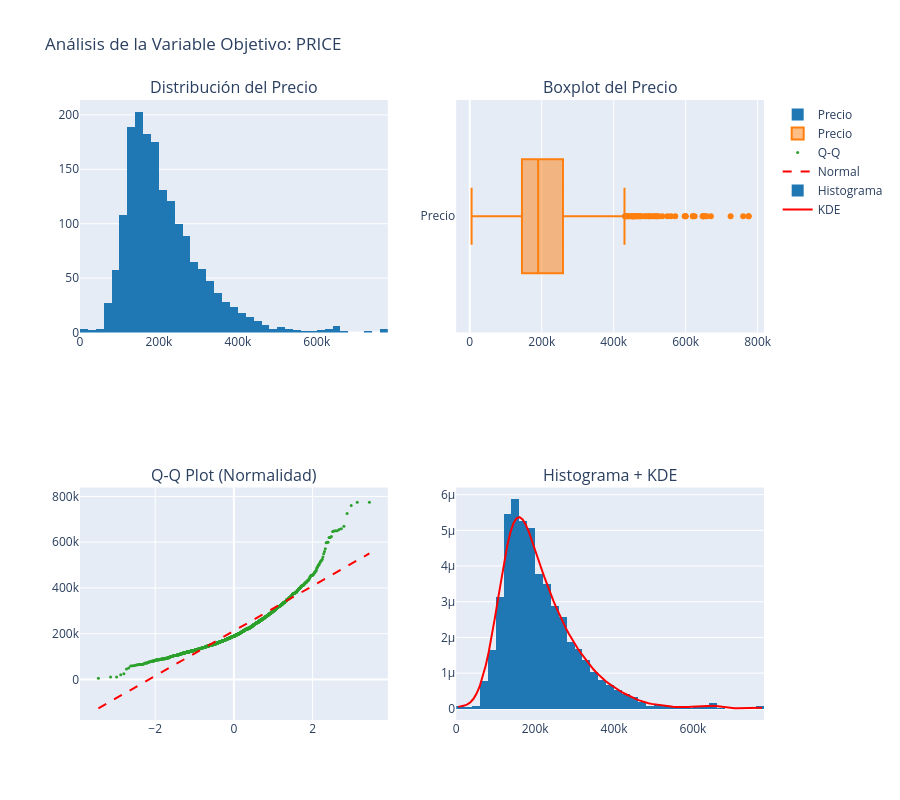

Notebook code cell kept with this figure:
### Markdown cell above
## 6. Análisis de la Variable Objetivo: PRICE

### Code cell
# Análisis detallado de la variable objetivo
target_col = 'price'

fig = make_subplots(
    rows=2, cols=2,
    subplot_titles=(
        'Distribución del Precio',
        'Boxplot del Precio',
        'Q-Q Plot (Normalidad)',
        'Histograma + KDE'
    )
)

# Histograma
fig.add_trace(
    go.Histogram(x=df[target_col], nbinsx=50, name='Precio', marker_color='#1f77b4'),
    row=1, col=1
)

# Boxplot
fig.add_trace(
    go.Box(x=df[target_col], name='Precio', marker_color='#ff7f0e'),
    row=1, col=2
)

# Q-Q Plot
from scipy import stats
theoretical_quantiles = stats.norm.ppf((np.arange(len(df)) + 0.5) / len(df))
sample_quantiles = np.sort(df[target_col].values)

fig.add_trace(
    go.Scatter(x=theoretical_quantiles, y=sample_quantiles, mode='markers',
               marker=dict(size=3, color='#2ca02c'), name='Q-Q'),
    row=2, col=1
)
fig.add_trace(
    go.Scatter(x=theoretical_quantiles, y=theoretical_quantiles * sample_quantiles.std() + sample_quantiles.mean(),
               mode='lines', name='Normal', line=dict(color='red', dash='dash')),
    row=2, col=1
)

# KDE
hist_data = go.Histogram(x=df[target_col], nbinsx=50, name='Histograma', 
                         histnorm='probability density', marker_color='#1f77b4')
kde_x = np.linspace(df[target_col].min(), df[target_col].max(), 100)
kde = stats.gaussian_kde(df[target_col])
kde_y = kde(kde_x)

fig.add_trace(hist_data, row=2, col=2)
fig.add_trace(
    go.Scatter(x=kde_x, y=kde_y, mode='lines', name='KDE', line=dict(color='red', width=2)),
    row=2, col=2
)

fig.update_layout(height=800, showlegend=True, title_text="Análisis de la Variable Objetivo: PRICE")
fig.show()

# Estadísticas adicionales
print("\n" + "=" * 80)
print("📊 ESTADÍSTICAS DETALLADAS DEL PRECIO")
print("=" * 80)

price_stats = {
    'Media': df[target_col].mean(),
    'Mediana': df[target_col].median(),
    'Moda': df[target_col].mode().values[0] if not df[target_col].mode().empty else np.nan,
    'Desviación Estándar': df[target_col].std(),
    'Varianza': df[target_col].var(),
    'Mínimo': df[target_col].min(),
    'Máximo': df[target_col].max(),
    'Rango': df[target_col].max() - df[target_col].min(),
    'Q1 (25%)': df[target_col].quantile(0.25),
    'Q3 (75%)': df[target_col].quantile(0.75),
    'IQR': df[target_col].quantile(0.75) - df[target_col].quantile(0.25),
    'Skewness': df[target_col].skew(),
    'Kurtosis': df[target_col].kurtosis(),
    'Coef. Variación (%)': (df[target_col].std() / df[target_col].mean() * 100)
}

for key, value in price_stats.items():
    if key in ['Media', 'Mediana', 'Moda', 'Desviación Estándar', 'Varianza', 
               'Mínimo', 'Máximo', 'Rango', 'Q1 (25%)', 'Q3 (75%)', 'IQR']:
        print(f"{key:25s}: ${value:>15,.2f}")
    else:
        print(f"{key:25s}: {value:>18.4f}")

# Test de normalidad
from scipy.stats import shapiro, normaltest
print("\n" + "-" * 40)
print("🔬 TEST DE NORMALIDAD")
print("-" * 40)

sample_for_test = df[target_col].sample(min(5000, len(df)), random_state=42)
stat, p_value = normaltest(sample_for_test)
print(f"D'Agostino-Pearson test: statistic={stat:.4f}, p-value={p_value:.4e}")
print(f"Interpretación: {'No normal' if p_value < 0.05 else 'Normal'} (p < 0.05)")

# Log transformation suggestion
log_price = np.log1p(df[target_col])
log_skew = skew(log_price)
print(f"\nSkewness después de log-transform: {log_skew:.4f}")
print(f"Recomendación: {'Considerar transformación logarítmica' if abs(log_skew) < abs(price_stats['Skewness']) else 'No es necesaria transformación'}")

### Figure 1 — Plotly figure (JSON) as saved in the notebook; plotly's stock layout.template omitted (floating-point values rounded to 4 significant figures; data arrays with more than 128 entries replaced by an {"elided": "..."} marker saying what was removed)
{"data": [{"marker": {"color": "#1f77b4"}, "name": "Precio", "nbinsx": 50, "type": "histogram", "x": {"elided": "1728 int values"}, "xaxis": "x", "yaxis": "y"}, {"marker": {"color": "#ff7f0e"}, "name": "Precio", "type": "box", "x": {"elided": "1728 int values"}, "xaxis": "x2", "yaxis": "y2"}, {"marker": {"color": "#2ca02c", "size": 3}, "mode": "markers", "name": "Q-Q", "type": "scatter", "x": {"elided": "1728 float values"}, "xaxis": "x3", "y": {"elided": "1728 int values"}, "yaxis": "y3"}, {"line": {"color": "red", "dash": "dash"}, "mode": "lines", "name": "Normal", "type": "scatter", "x": {"elided": "1728 float values"}, "xaxis": "x3", "y": {"elided": "1728 float values"}, "yaxis": "y3"}, {"histnorm": "probability density", "marker": {"color": "#1f77b4"}, "name": "Histograma", "nbinsx": 50, "type": "histogram", "x": {"elided": "1728 int values"}, "xaxis": "x4", "yaxis": "y4"}, {"line": {"color": "red", "width": 2}, "mode": "lines", "name": "KDE", "type": "scatter", "x": [5000.0, 12780.0, 20560.0, 28330.0, 36110.0, 43890.0, 51670.0, 59440.0, 67220.0, 75000.0, 82780.0, 90560.0, 98330.0, 106100.0, 113900.0, 121700.0, 129400.0, 137200.0, 145000.0, 152800.0, 160600.0, 168300.0, 176100.0, 183900.0, 191700.0, 199400.0, 207200.0, 215000.0, 222800.0, 230600.0, 238300.0, 246100.0, 253900.0, 261700.0, 269400.0, 277200.0, 285000.0, 292800.0, 300600.0, 308300.0, 316100.0, 323900.0, 331700.0, 339400.0, 347200.0, 355000.0, 362800.0, 370600.0, 378300.0, 386100.0, 393900.0, 401700.0, 409400.0, 417200.0, 425000.0, 432800.0, 440600.0, 448300.0, 456100.0, 463900.0, 471700.0, 479400.0, 487200.0, 495000.0, 502800.0, 510600.0, 518300.0, 526100.0, 533900.0, 541700.0, 549400.0, 557200.0, 565000.0, 572800.0, 580600.0, 588300.0, 596100.0, 603900.0, 611700.0, 619400.0, 627200.0, 635000.0, 642800.0, 650600.0, 658300.0, 666100.0, 673900.0, 681700.0, 689400.0, 697200.0, 705000.0, 712800.0, 720600.0, 728300.0, 736100.0, 743900.0, 751700.0, 759400.0, 767200.0, 775000.0], "xaxis": "x4", "y": [5.515e-08, 7.04e-08, 9.162e-08, 1.265e-07, 1.859e-07, 2.822e-07, 4.268e-07, 6.287e-07, 8.933e-07, 1.222e-06, 1.614e-06, 2.063e-06, 2.561e-06, 3.089e-06, 3.623e-06, 4.131e-06, 4.579e-06, 4.94e-06, 5.194e-06, 5.335e-06, 5.368e-06, 5.304e-06, 5.161e-06, 4.961e-06, 4.724e-06, 4.469e-06, 4.212e-06, 3.958e-06, 3.711e-06, 3.473e-06, 3.245e-06, 3.03e-06, 2.827e-06, 2.634e-06, 2.451e-06, 2.276e-06, 2.11e-06, 1.955e-06, 1.814e-06, 1.683e-06, 1.562e-06, 1.445e-06, 1.332e-06, 1.222e-06, 1.117e-06, 1.019e-06, 9.314e-07, 8.521e-07, 7.799e-07, 7.134e-07, 6.515e-07, 5.937e-07, 5.39e-07, 4.867e-07, 4.366e-07, 3.895e-07, 3.462e-07, 3.068e-07, 2.708e-07, 2.374e-07, 2.068e-07, 1.798e-07, 1.574e-07, 1.398e-07, 1.257e-07, 1.134e-07, 1.016e-07, 8.955e-08, 7.783e-08, 6.729e-08, 5.873e-08, 5.262e-08, 4.916e-08, 4.843e-08, 5.03e-08, 5.428e-08, 5.953e-08, 6.514e-08, 7.056e-08, 7.571e-08, 8.058e-08, 8.461e-08, 8.64e-08, 8.418e-08, 7.69e-08, 6.503e-08, 5.067e-08, 3.661e-08, 2.526e-08, 1.784e-08, 1.425e-08, 1.358e-08, 1.47e-08, 1.683e-08, 1.966e-08, 2.308e-08, 2.674e-08, 2.981e-08, 3.116e-08, 2.993e-08], "yaxis": "y4"}], "layout": {"annotations": [{"font": {"size": 16}, "showarrow": false, "text": "Distribución del Precio", "x": 0.225, "xanchor": "center", "xref": "paper", "y": 1, "yanchor": "bottom", "yref": "paper"}, {"font": {"size": 16}, "showarrow": false, "text": "Boxplot del Precio", "x": 0.775, "xanchor": "center", "xref": "paper", "y": 1, "yanchor": "bottom", "yref": "paper"}, {"font": {"size": 16}, "showarrow": false, "text": "Q-Q Plot (Normalidad)", "x": 0.225, "xanchor": "center", "xref": "paper", "y": 0.375, "yanchor": "bottom", "yref": "paper"}, {"font": {"size": 16}, "showarrow": false, "text": "Histograma + KDE", "x": 0.775, "xanchor": "center", "xref": "paper", "y": 0.375, "yanchor": "bottom", "yref": "paper"}], "height": 800, "showlegend": true, "title": {"text": "Análisis de la Variable Objetivo: PRICE"}, "xaxis": {"anchor": "y", "domain": [0, 0.45]}, "xaxis2": {"anchor": "y2", "domain": [0.55, 1]}, "xaxis3": {"anchor": "y3", "domain": [0, 0.45]}, "xaxis4": {"anchor": "y4", "domain": [0.55, 1]}, "yaxis": {"anchor": "x", "domain": [0.625, 1]}, "yaxis2": {"anchor": "x2", "domain": [0.625, 1]}, "yaxis3": {"anchor": "x3", "domain": [0, 0.375]}, "yaxis4": {"anchor": "x4", "domain": [0, 0.375]}}}
